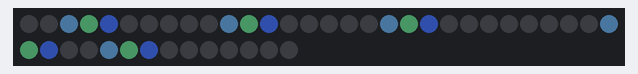
The sketch below on a simulated Arduino Uno, built with avr-gcc and run on an emulated ATmega328P. On the bench: 44 RGB LEDs in strip order, left to right, continuing on the next row. Dim RGB values are drawn brighter than linear.

Above: at 0.15 s.
At 0.79 s:
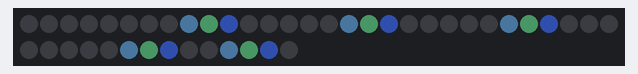
At 1.42 s:
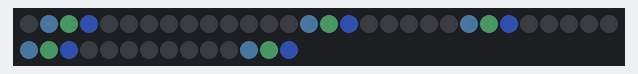
At 2.69 s:
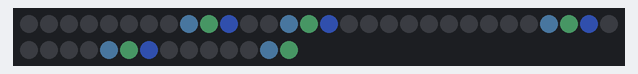
At 3.96 s:
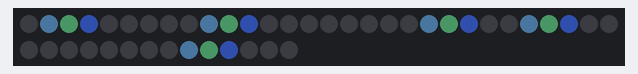
At 5.23 s:
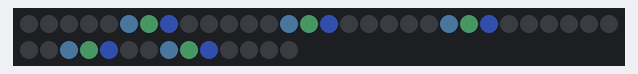

The sketch:

MiniMatrix3_ReadyForCamera.ino
```cpp
#include <Adafruit_NeoPixel.h>
#define PIN 6
// Add an if i = 0 and this is not the first time, check k- the i reset value and go up
// Parameter 1 = number of pixels in strip
// Parameter 2 = pin number (most are valid)
// Parameter 3 = pixel type flags, add together as needed:
//   NEO_KHZ800  800 KHz bitstream (most NeoPixel products w/WS2812 LEDs)
//   NEO_KHZ400  400 KHz (classic 'v1' (not v2) FLORA pixels, WS2811 drivers)
//   NEO_GRB     Pixels are wired for GRB bitstream (most NeoPixel products)
//   NEO_RGB     Pixels are wired for RGB bitstream (v1 FLORA pixels, not v2)
Adafruit_NeoPixel pixels = Adafruit_NeoPixel(44, 3, NEO_GRB + NEO_KHZ800);  //44 Needs to be changed to 330 when running reg. code. Pin (3) matters too
void setup() {
  pixels.begin();
  pixels.show();
  pixels.setBrightness(50);
} //void setup()
int iStart = 0; //Only exists for testing
int length = 45; //Please only change these void loop variables and the delay, no other code
int rain_space = 9; //should always be less than length (otherwise this code is inefficient for the purpose)
int clm_num = 4;
int offst = 0;
int rand1 = 0;
int rand2 = 0;
int rand1prev = 0;
int rand2prev = 0;
void loop() {

  //If anyone cares about having a start up animation, ask me and I will add a boolean here
  int camera [10] = {45,45,45,45,45,45,45,45,45,45}; // each of these values is the y value of the edge divided to split into 45 parts, x values in (divided by 10), May not be needed and could be defined alongside sereal

  int random [10] = {0,3,4,2,0,5,2,5,1,3};
  int rand = 0;
  int offset [4] = {5,3,0,1};

  int botRed = 71; //71
  int botGreen = 116; //116
  int botBlue = 255; //255

  int midRed = 51; //51
  int midGreen = 106; //106
  int midBlue = 72; //72

  int topRed = 71; //71
  int topGreen = 116; //116
  int topBlue = 156; //156
  for(int i=iStart; i>-2; i++){
    //while (!Serial) {//Wait for connection
    //}
    //for (int l=0; l,clm_num; l++){
    //int inChar = length-Serial.read(l);
    //camera [l] = serial [l];
    //}
    int kStart = floor(i/rain_space); //I need this to find a value close to what k should be so the arduino does less work (I would like help)
    for (int j=0; j<clm_num; j++){
      offst = offset [(3*j)%4];
      for(int k=kStart; k>-2; k++){
        if (i == 89) {
          i=-2; //resets i
          k=-3;
        } else {
          if (k == -1) {
            k++;
          }
          if ((k>=0)&& (k <= floor(length/rain_space))) {
            rand = random [ ( ((j%10)+1) * ((k%10)+1)+((rand1prev%10)+1) * ((rand2prev%10)+1) + (j%10) + (k%10) )%10];
          }else{
            rand = random [ ( ((j%10)+1) * ((k%10)+1)+((rand1%10)+1) * ((rand2%10)+1) + (j%10) + (k%10) )%10];//a random value from 'random' array
          }
          int pixelPlace = i-(k*rain_space + rand) + length -offst;
          if (j%2 == 0) {
            if ((pixelPlace > camera [j])&&(pixelPlace<=length)) {
              	for(int l=camera [j]; l<length; l++){
                	pixels.setPixelColor((j*length)+l, pixels.Color(0,0,0));
              	}
            } if ((pixelPlace >= camera [j]) && (pixelPlace <= camera [j] + 2)) {//length is an arbitrary location where the rain stops. Cough Cough Hint Hint
              pixels.setPixelColor((j*length)+pixelPlace-3, pixels.Color(0,0,0));
              if (pixelPlace <= camera [j] +1) {
                pixels.setPixelColor((j*length)+pixelPlace-2, pixels.Color(topRed,topGreen,topBlue));
                if (pixelPlace <= camera [j]) {
                  pixels.setPixelColor((j*length)+pixelPlace-1, pixels.Color(midRed,midGreen,midBlue));
                }
              }
            } else if (pixelPlace >= 0 && pixelPlace<= camera [j]-1) {
              pixels.setPixelColor((j*length)+pixelPlace, pixels.Color(botRed,botGreen,botBlue));
              if ((pixelPlace) >= 1) {
                pixels.setPixelColor((j*length)+pixelPlace-1, pixels.Color(midRed,midGreen,midBlue));
                if (pixelPlace >= 2) {
                  pixels.setPixelColor((j*length)+pixelPlace-2, pixels.Color(topRed,topGreen,topBlue));
                  if (pixelPlace >= 3) {
                    pixels.setPixelColor((j*length)+pixelPlace-3, pixels.Color(0,0,0));
                  }
                }
              }
            } else if (pixelPlace < 0){
              k=-3;
            }
          }
          if (j%2 == 1) {//could be else, kept for readability
            if ((pixelPlace > camera [j])&&(pixelPlace<=length)) {
              for(int l=camera [j]; l<length; l++){
                pixels.setPixelColor(((j+1)*length-1)-l, pixels.Color(0,0,0));
              }
            } if (pixelPlace >= camera [j] && pixelPlace <= camera [j] + 2) { //length is an arbitrary location where the rain stops. Cough Cough Hint Hint
              pixels.setPixelColor(((j+1)*length-1)- pixelPlace +3, pixels.Color(0,0,0));
              if (pixelPlace <= camera [j] +1) {
                pixels.setPixelColor(((j+1)*length-1)-pixelPlace+2, pixels.Color(topRed,topGreen,topBlue));
                if (pixelPlace <= camera [j]) {
                  pixels.setPixelColor(((j+1)*length-1)-pixelPlace+1, pixels.Color(midRed,midGreen,midBlue));
                }
              }
            } else if (pixelPlace >= 0 && pixelPlace <= camera [j]-1) {
              pixels.setPixelColor(((j+1)*length-1)- pixelPlace , pixels.Color(botRed,botGreen,botBlue));
              if (pixelPlace >= 1) {
                pixels.setPixelColor(((j+1)*length-1)- pixelPlace +1, pixels.Color(midRed,midGreen,midBlue));
                if (pixelPlace >= 2) {
                  pixels.setPixelColor(((j+1)*length-1)- pixelPlace +2, pixels.Color(topRed,topGreen,topBlue));
                  if (pixelPlace >= 3){
                    pixels.setPixelColor(((j+1)*length-1)- pixelPlace +3, pixels.Color(0,0,0));
                  }
                }
              }
            } else  if (pixelPlace < 0){
              k=-3;
            }
          }
        }
      }
    }
    delay(100); // Delay for a period of time (in milliseconds).
    pixels.show();
    iStart=-1; //Only for testing
    if (i==-3) {
      rand1prev = rand1;
      rand2prev = rand2;
      rand1++;
      if (rand1==10) {
        rand2++;
        rand1 = 0;
        if (rand2==10) {
          rand2=0;
        }
      }
    }
  } //for(int i=0; i<length; i++)
}//void loop(
```

Measured:
- by itself, everything shown: repeats every 4.8 s, in 45 steps
